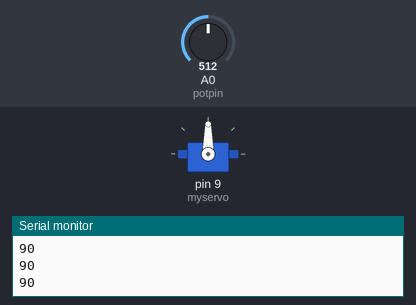
A sketch run on a simulated Arduino Uno, built with avr-gcc and run on an emulated ATmega328P. Shown: servo, the last lines printed to the serial monitor. Inputs (shaded band) come from the test bench; at power-on: A0 (potpin) = 512.

Above: at 1.2 s.
1.3 s: A0 (potpin) set to 716
At 2.5 s:
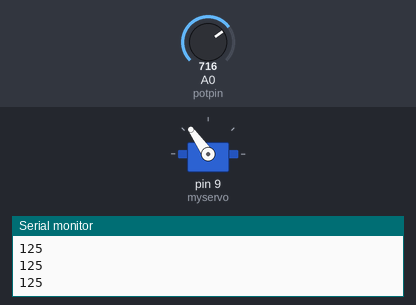
2.8 s: A0 (potpin) set to 900
At 3.9 s:
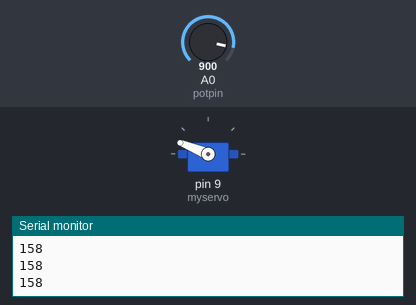
4.3 s: A0 (potpin) set to 1023
At 4.9 s:
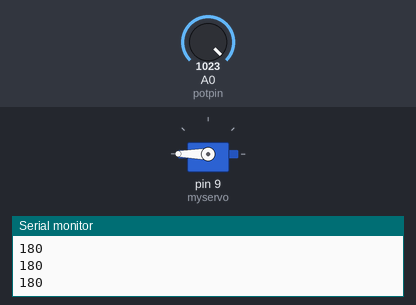
5.8 s: A0 (potpin) set to 306
At 7.0 s:
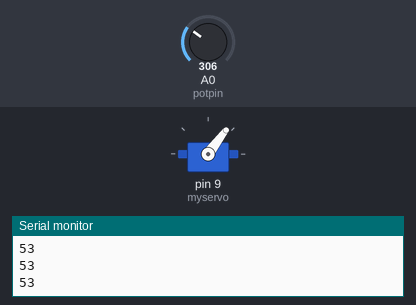
7.3 s: A0 (potpin) set to 122
At 8.3 s:
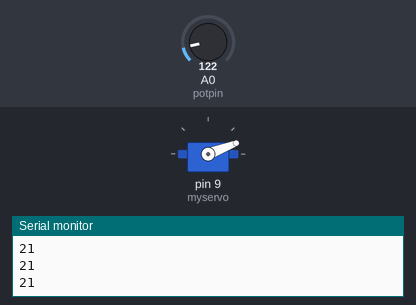
8.8 s: A0 (potpin) set to 0
At 9.6 s:
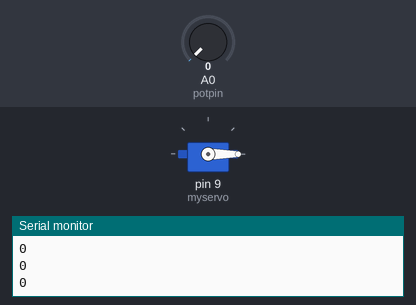
Timing chart, 0 to 11.3 s (numbered marks = the images above; inputs shaded):
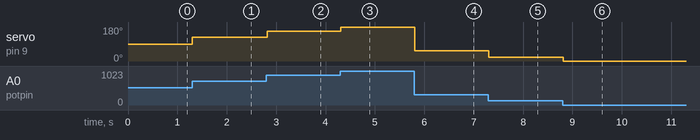

Measured:
- after the input at 1.3 s, servo on pin 9 (myservo): 90° → 125° at once
- after the input at 2.8 s, servo on pin 9 (myservo): 125° → 158° at once
- after the input at 4.3 s, servo on pin 9 (myservo): 158° → 180° at once
- after the input at 5.8 s, servo on pin 9 (myservo): 180° → 53° at once
- after the input at 7.3 s, servo on pin 9 (myservo): 53° → 21° at once
- after the input at 8.8 s, servo on pin 9 (myservo): 21° → 0° at once

The sketch:

6-6_Knob__Quiz2_.ino
```cpp
#include <Servo.h>
Servo myservo;
int potpin =A0;
int val;

void setup() {
  Serial.begin(9600);
  myservo.attach(9);
}

void loop() {
  val = analogRead(potpin);
  val = map(val, 0, 1023, 0, 180);
  myservo.write(val);
  Serial.println(val);
  delay(15);
}
```
